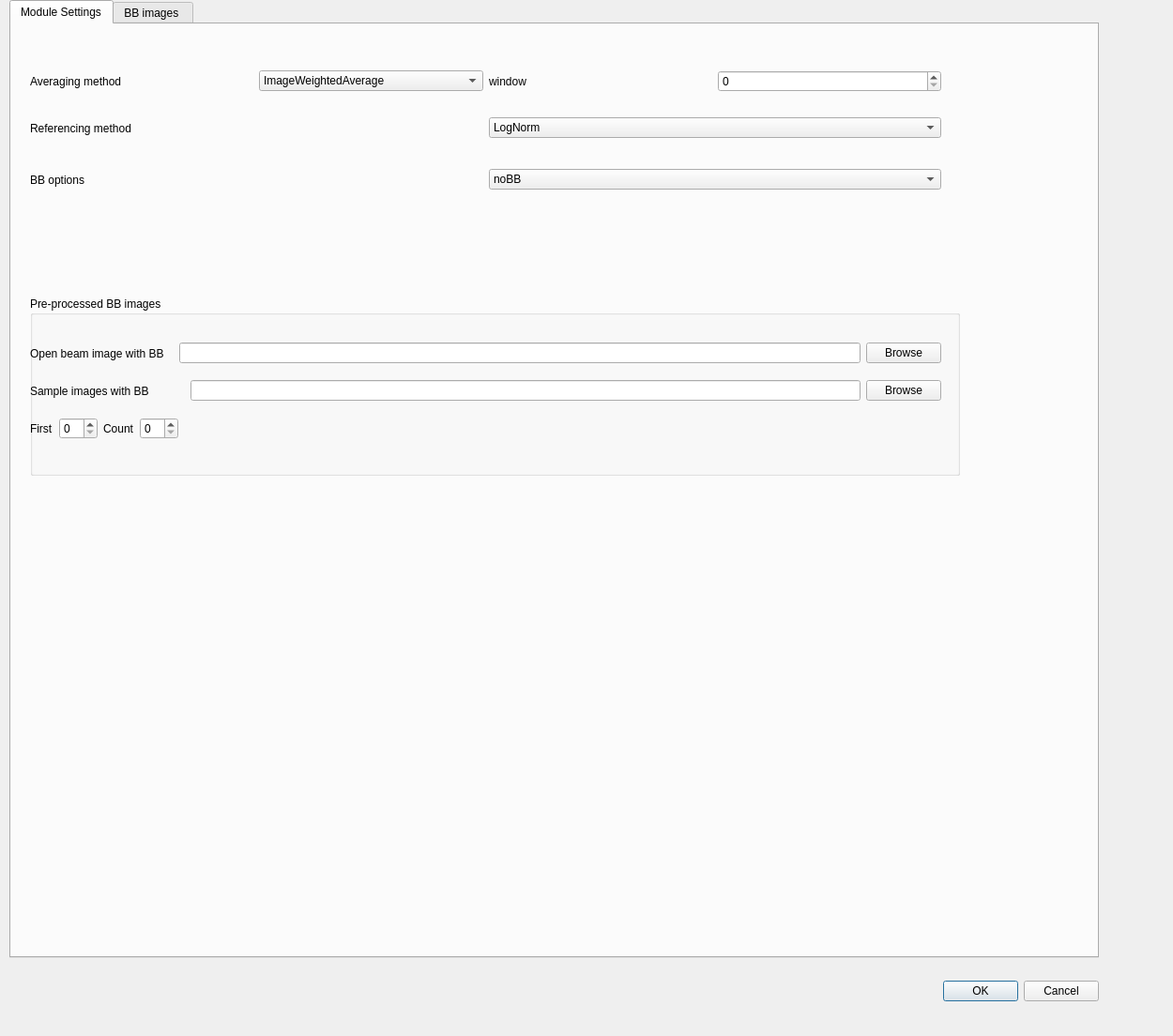
<?xml version="1.0" encoding="UTF-8"?>
<ui version="4.0">
 <class>RobustLogNormDlg</class>
 <widget class="QDialog" name="RobustLogNormDlg">
  <property name="geometry">
   <rect>
    <x>0</x>
    <y>0</y>
    <width>1250</width>
    <height>1104</height>
   </rect>
  </property>
  <property name="sizePolicy">
   <sizepolicy hsizetype="Preferred" vsizetype="Fixed">
    <horstretch>0</horstretch>
    <verstretch>0</verstretch>
   </sizepolicy>
  </property>
  <property name="windowTitle">
   <string>Dialog</string>
  </property>
  <widget class="QDialogButtonBox" name="buttonBox">
   <property name="geometry">
    <rect>
     <x>830</x>
     <y>1040</y>
     <width>341</width>
     <height>32</height>
    </rect>
   </property>
   <property name="orientation">
    <enum>Qt::Horizontal</enum>
   </property>
   <property name="standardButtons">
    <set>QDialogButtonBox::Cancel|QDialogButtonBox::Ok</set>
   </property>
  </widget>
  <widget class="QTabWidget" name="tabWidget">
   <property name="geometry">
    <rect>
     <x>10</x>
     <y>0</y>
     <width>1161</width>
     <height>1021</height>
    </rect>
   </property>
   <property name="currentIndex">
    <number>0</number>
   </property>
   <widget class="QWidget" name="tab">
    <attribute name="title">
     <string>Module Settings</string>
    </attribute>
    <widget class="QWidget" name="horizontalLayoutWidget_5">
     <property name="geometry">
      <rect>
       <x>20</x>
       <y>40</y>
       <width>971</width>
       <height>41</height>
      </rect>
     </property>
     <layout class="QHBoxLayout" name="horizontalLayout_5">
      <item>
       <widget class="QLabel" name="label_17">
        <property name="text">
         <string>Averaging method</string>
        </property>
       </widget>
      </item>
      <item>
       <widget class="QComboBox" name="combo_averagingMethod">
        <property name="currentText">
         <string>ImageWeightedAverage</string>
        </property>
        <property name="currentIndex">
         <number>0</number>
        </property>
        <item>
         <property name="text">
          <string>ImageWeightedAverage</string>
         </property>
        </item>
        <item>
         <property name="text">
          <string>ImageAverage</string>
         </property>
        </item>
        <item>
         <property name="text">
          <string>ImageMedian</string>
         </property>
        </item>
        <item>
         <property name="text">
          <string>ImageMax</string>
         </property>
        </item>
        <item>
         <property name="text">
          <string>ImageMin</string>
         </property>
        </item>
        <item>
         <property name="text">
          <string>ImageSum</string>
         </property>
        </item>
       </widget>
      </item>
      <item>
       <widget class="QLabel" name="label_18">
        <property name="text">
         <string>window</string>
        </property>
       </widget>
      </item>
      <item>
       <widget class="QSpinBox" name="spinWindow"/>
      </item>
     </layout>
    </widget>
    <widget class="QWidget" name="horizontalLayoutWidget_6">
     <property name="geometry">
      <rect>
       <x>20</x>
       <y>90</y>
       <width>971</width>
       <height>41</height>
      </rect>
     </property>
     <layout class="QHBoxLayout" name="horizontalLayout_6">
      <item>
       <widget class="QLabel" name="label_19">
        <property name="text">
         <string>Referencing method </string>
        </property>
       </widget>
      </item>
      <item>
       <widget class="QComboBox" name="combo_referencingmethod">
        <property name="editable">
         <bool>false</bool>
        </property>
        <property name="currentText">
         <string>LogNorm</string>
        </property>
        <item>
         <property name="text">
          <string>LogNorm</string>
         </property>
        </item>
        <item>
         <property name="text">
          <string>Norm</string>
         </property>
        </item>
       </widget>
      </item>
     </layout>
    </widget>
    <widget class="QWidget" name="horizontalLayoutWidget_7">
     <property name="geometry">
      <rect>
       <x>20</x>
       <y>140</y>
       <width>971</width>
       <height>51</height>
      </rect>
     </property>
     <layout class="QHBoxLayout" name="horizontalLayout_7">
      <item>
       <widget class="QLabel" name="label_20">
        <property name="text">
         <string>BB options</string>
        </property>
       </widget>
      </item>
      <item>
       <widget class="QComboBox" name="combo_BBoptions">
        <property name="editable">
         <bool>false</bool>
        </property>
        <property name="currentText">
         <string>noBB</string>
        </property>
        <item>
         <property name="text">
          <string>noBB</string>
         </property>
        </item>
        <item>
         <property name="text">
          <string>Interpolate</string>
         </property>
        </item>
        <item>
         <property name="text">
          <string>Average</string>
         </property>
        </item>
        <item>
         <property name="text">
          <string>OneToOne</string>
         </property>
        </item>
        <item>
         <property name="text">
          <string>ExternalBB</string>
         </property>
        </item>
       </widget>
      </item>
     </layout>
    </widget>
    <widget class="QGroupBox" name="group_externalBB">
     <property name="geometry">
      <rect>
       <x>20</x>
       <y>290</y>
       <width>991</width>
       <height>191</height>
      </rect>
     </property>
     <property name="title">
      <string>Pre-processed BB images </string>
     </property>
     <widget class="QWidget" name="horizontalLayoutWidget_4">
      <property name="geometry">
       <rect>
        <x>0</x>
        <y>80</y>
        <width>971</width>
        <height>41</height>
       </rect>
      </property>
      <layout class="QHBoxLayout" name="horizontalLayout_12">
       <item>
        <widget class="QLabel" name="label_25">
         <property name="text">
          <string>Sample images with BB</string>
         </property>
        </widget>
       </item>
       <item>
        <spacer name="horizontalSpacer_11">
         <property name="orientation">
          <enum>Qt::Horizontal</enum>
         </property>
         <property name="sizeType">
          <enum>QSizePolicy::Minimum</enum>
         </property>
         <property name="sizeHint" stdset="0">
          <size>
           <width>38</width>
           <height>20</height>
          </size>
         </property>
        </spacer>
       </item>
       <item>
        <widget class="QLineEdit" name="edit_BB_external"/>
       </item>
       <item>
        <widget class="QPushButton" name="button_BBexternal_path">
         <property name="text">
          <string>Browse</string>
         </property>
        </widget>
       </item>
      </layout>
     </widget>
     <widget class="QWidget" name="horizontalLayoutWidget_9">
      <property name="geometry">
       <rect>
        <x>0</x>
        <y>120</y>
        <width>971</width>
        <height>41</height>
       </rect>
      </property>
      <layout class="QHBoxLayout" name="horizontalLayout_13">
       <item>
        <widget class="QLabel" name="label_26">
         <property name="text">
          <string>First</string>
         </property>
        </widget>
       </item>
       <item>
        <widget class="QSpinBox" name="spin_first_extBB"/>
       </item>
       <item>
        <widget class="QLabel" name="label_27">
         <property name="text">
          <string>Count</string>
         </property>
        </widget>
       </item>
       <item>
        <widget class="QSpinBox" name="spin_count_ext_BB"/>
       </item>
       <item>
        <spacer name="horizontalSpacer_10">
         <property name="orientation">
          <enum>Qt::Horizontal</enum>
         </property>
         <property name="sizeHint" stdset="0">
          <size>
           <width>40</width>
           <height>20</height>
          </size>
         </property>
        </spacer>
       </item>
      </layout>
     </widget>
     <widget class="QWidget" name="horizontalLayoutWidget_11">
      <property name="geometry">
       <rect>
        <x>0</x>
        <y>40</y>
        <width>971</width>
        <height>41</height>
       </rect>
      </property>
      <layout class="QHBoxLayout" name="horizontalLayout_14">
       <item>
        <widget class="QLabel" name="label_28">
         <property name="text">
          <string>Open beam image with BB</string>
         </property>
        </widget>
       </item>
       <item>
        <spacer name="horizontalSpacer_9">
         <property name="orientation">
          <enum>Qt::Horizontal</enum>
         </property>
         <property name="sizeType">
          <enum>QSizePolicy::Fixed</enum>
         </property>
         <property name="sizeHint" stdset="0">
          <size>
           <width>10</width>
           <height>20</height>
          </size>
         </property>
        </spacer>
       </item>
       <item>
        <widget class="QLineEdit" name="edit_OBBB_ext"/>
       </item>
       <item>
        <widget class="QPushButton" name="pushButton">
         <property name="text">
          <string>Browse</string>
         </property>
        </widget>
       </item>
      </layout>
     </widget>
    </widget>
   </widget>
   <widget class="QWidget" name="tab_2">
    <attribute name="title">
     <string>BB images </string>
    </attribute>
    <widget class="QGroupBox" name="groupBox">
     <property name="geometry">
      <rect>
       <x>40</x>
       <y>20</y>
       <width>1121</width>
       <height>191</height>
      </rect>
     </property>
     <property name="title">
      <string>Open beam images with BB</string>
     </property>
     <widget class="QLabel" name="label_OBBB">
      <property name="geometry">
       <rect>
        <x>20</x>
        <y>30</y>
        <width>80</width>
        <height>21</height>
       </rect>
      </property>
      <property name="text">
       <string>filename</string>
      </property>
     </widget>
     <widget class="QLineEdit" name="edit_OB_BB_mask">
      <property name="geometry">
       <rect>
        <x>110</x>
        <y>30</y>
        <width>821</width>
        <height>31</height>
       </rect>
      </property>
     </widget>
     <widget class="QPushButton" name="button_OBBBpath">
      <property name="geometry">
       <rect>
        <x>960</x>
        <y>30</y>
        <width>115</width>
        <height>31</height>
       </rect>
      </property>
      <property name="acceptDrops">
       <bool>false</bool>
      </property>
      <property name="toolTip">
       <string>Browse in the open beam with black body images </string>
      </property>
      <property name="text">
       <string>Browse</string>
      </property>
     </widget>
     <widget class="QWidget" name="horizontalLayoutWidget">
      <property name="geometry">
       <rect>
        <x>110</x>
        <y>70</y>
        <width>531</width>
        <height>51</height>
       </rect>
      </property>
      <layout class="QHBoxLayout" name="horizontalLayout">
       <item>
        <widget class="QLabel" name="label">
         <property name="minimumSize">
          <size>
           <width>0</width>
           <height>0</height>
          </size>
         </property>
         <property name="maximumSize">
          <size>
           <width>50</width>
           <height>100</height>
          </size>
         </property>
         <property name="text">
          <string>First</string>
         </property>
        </widget>
       </item>
       <item>
        <widget class="QSpinBox" name="spinFirstOBBB">
         <property name="minimumSize">
          <size>
           <width>0</width>
           <height>0</height>
          </size>
         </property>
        </widget>
       </item>
       <item>
        <spacer name="horizontalSpacer">
         <property name="orientation">
          <enum>Qt::Horizontal</enum>
         </property>
         <property name="sizeType">
          <enum>QSizePolicy::Expanding</enum>
         </property>
         <property name="sizeHint" stdset="0">
          <size>
           <width>10</width>
           <height>20</height>
          </size>
         </property>
        </spacer>
       </item>
       <item>
        <widget class="QLabel" name="label_2">
         <property name="text">
          <string>Count</string>
         </property>
        </widget>
       </item>
       <item>
        <widget class="QSpinBox" name="spinCountsOBBB"/>
       </item>
       <item>
        <spacer name="horizontalSpacer_2">
         <property name="orientation">
          <enum>Qt::Horizontal</enum>
         </property>
         <property name="sizeHint" stdset="0">
          <size>
           <width>40</width>
           <height>20</height>
          </size>
         </property>
        </spacer>
       </item>
       <item>
        <widget class="QPushButton" name="buttonPreviewOBBB">
         <property name="text">
          <string>Preview</string>
         </property>
        </widget>
       </item>
      </layout>
     </widget>
     <widget class="QWidget" name="horizontalLayoutWidget_2">
      <property name="geometry">
       <rect>
        <x>110</x>
        <y>130</y>
        <width>433</width>
        <height>41</height>
       </rect>
      </property>
      <layout class="QHBoxLayout" name="horizontalLayout_2">
       <item>
        <widget class="QLabel" name="label_4">
         <property name="text">
          <string>x0</string>
         </property>
        </widget>
       </item>
       <item>
        <widget class="QSpinBox" name="spinx0BBroi">
         <property name="maximum">
          <number>99999</number>
         </property>
        </widget>
       </item>
       <item>
        <widget class="QLabel" name="label_5">
         <property name="text">
          <string>y0</string>
         </property>
        </widget>
       </item>
       <item>
        <widget class="QSpinBox" name="spiny0BBroi">
         <property name="maximum">
          <number>9999</number>
         </property>
        </widget>
       </item>
       <item>
        <widget class="QLabel" name="label_6">
         <property name="text">
          <string>x1</string>
         </property>
        </widget>
       </item>
       <item>
        <widget class="QSpinBox" name="spinx1BBroi">
         <property name="maximum">
          <number>9999</number>
         </property>
        </widget>
       </item>
       <item>
        <widget class="QLabel" name="label_7">
         <property name="text">
          <string>y1</string>
         </property>
        </widget>
       </item>
       <item>
        <widget class="QSpinBox" name="spiny1BBroi">
         <property name="maximum">
          <number>9999</number>
         </property>
        </widget>
       </item>
      </layout>
     </widget>
     <widget class="QLabel" name="label_3">
      <property name="geometry">
       <rect>
        <x>20</x>
        <y>150</y>
        <width>80</width>
        <height>21</height>
       </rect>
      </property>
      <property name="text">
       <string>BB roi</string>
      </property>
     </widget>
     <widget class="QPushButton" name="button_BBroi">
      <property name="geometry">
       <rect>
        <x>570</x>
        <y>140</y>
        <width>115</width>
        <height>31</height>
       </rect>
      </property>
      <property name="text">
       <string>GetBBroi</string>
      </property>
     </widget>
    </widget>
    <widget class="QGroupBox" name="groupBox_3">
     <property name="geometry">
      <rect>
       <x>50</x>
       <y>820</y>
       <width>1151</width>
       <height>151</height>
      </rect>
     </property>
     <property name="title">
      <string>Parameters</string>
     </property>
     <widget class="QWidget" name="verticalLayoutWidget">
      <property name="geometry">
       <rect>
        <x>0</x>
        <y>40</y>
        <width>1081</width>
        <height>75</height>
       </rect>
      </property>
      <layout class="QVBoxLayout" name="verticalLayout">
       <item>
        <layout class="QHBoxLayout" name="horizontalLayout_9">
         <item>
          <widget class="QLabel" name="label_16">
           <property name="text">
            <string>radius</string>
           </property>
          </widget>
         </item>
         <item>
          <widget class="QSpinBox" name="spinRadius"/>
         </item>
         <item>
          <spacer name="horizontalSpacer_8">
           <property name="orientation">
            <enum>Qt::Horizontal</enum>
           </property>
           <property name="sizeHint" stdset="0">
            <size>
             <width>40</width>
             <height>20</height>
            </size>
           </property>
          </spacer>
         </item>
         <item>
          <widget class="QPushButton" name="errorButton">
           <property name="text">
            <string>Compute error</string>
           </property>
          </widget>
         </item>
         <item>
          <widget class="QTextBrowser" name="errorBrowser">
           <property name="sizePolicy">
            <sizepolicy hsizetype="Minimum" vsizetype="Minimum">
             <horstretch>0</horstretch>
             <verstretch>0</verstretch>
            </sizepolicy>
           </property>
           <property name="minimumSize">
            <size>
             <width>139</width>
             <height>31</height>
            </size>
           </property>
          </widget>
         </item>
        </layout>
       </item>
       <item>
        <layout class="QHBoxLayout" name="horizontalLayout_11">
         <item>
          <widget class="QLabel" name="label_23">
           <property name="text">
            <string>Interpolation X:</string>
           </property>
          </widget>
         </item>
         <item>
          <widget class="QComboBox" name="combo_IntMeth_X">
           <item>
            <property name="text">
             <string>SecondOrder</string>
            </property>
           </item>
           <item>
            <property name="text">
             <string>FirstOrder</string>
            </property>
           </item>
           <item>
            <property name="text">
             <string>ZeroOrder</string>
            </property>
           </item>
          </widget>
         </item>
         <item>
          <widget class="QLabel" name="label_24">
           <property name="text">
            <string>Interpolation Y:</string>
           </property>
          </widget>
         </item>
         <item>
          <widget class="QComboBox" name="combo_IntMeth_Y">
           <item>
            <property name="text">
             <string>SecondOrder</string>
            </property>
           </item>
           <item>
            <property name="text">
             <string>FirstOrder</string>
            </property>
           </item>
           <item>
            <property name="text">
             <string>ZeroOrder</string>
            </property>
           </item>
          </widget>
         </item>
         <item>
          <spacer name="horizontalSpacer_5">
           <property name="orientation">
            <enum>Qt::Horizontal</enum>
           </property>
           <property name="sizeHint" stdset="0">
            <size>
             <width>40</width>
             <height>20</height>
            </size>
           </property>
          </spacer>
         </item>
        </layout>
       </item>
      </layout>
     </widget>
    </widget>
    <widget class="QGroupBox" name="groupBox_2">
     <property name="geometry">
      <rect>
       <x>40</x>
       <y>220</y>
       <width>1591</width>
       <height>221</height>
      </rect>
     </property>
     <property name="title">
      <string>Sample images with BB</string>
     </property>
     <widget class="QLabel" name="label_8">
      <property name="geometry">
       <rect>
        <x>10</x>
        <y>30</y>
        <width>80</width>
        <height>21</height>
       </rect>
      </property>
      <property name="text">
       <string>filename</string>
      </property>
     </widget>
     <widget class="QLineEdit" name="edit_sample_BB_mask">
      <property name="geometry">
       <rect>
        <x>90</x>
        <y>30</y>
        <width>821</width>
        <height>31</height>
       </rect>
      </property>
     </widget>
     <widget class="QPushButton" name="button_sampleBBpath">
      <property name="geometry">
       <rect>
        <x>930</x>
        <y>30</y>
        <width>115</width>
        <height>31</height>
       </rect>
      </property>
      <property name="acceptDrops">
       <bool>false</bool>
      </property>
      <property name="toolTip">
       <string>Browse in the open beam with black body images </string>
      </property>
      <property name="text">
       <string>Browse</string>
      </property>
     </widget>
     <widget class="QWidget" name="horizontalLayoutWidget_3">
      <property name="geometry">
       <rect>
        <x>90</x>
        <y>60</y>
        <width>531</width>
        <height>51</height>
       </rect>
      </property>
      <layout class="QHBoxLayout" name="horizontalLayout_3">
       <item>
        <widget class="QLabel" name="label_9">
         <property name="minimumSize">
          <size>
           <width>0</width>
           <height>0</height>
          </size>
         </property>
         <property name="maximumSize">
          <size>
           <width>50</width>
           <height>100</height>
          </size>
         </property>
         <property name="text">
          <string>First</string>
         </property>
        </widget>
       </item>
       <item>
        <widget class="QSpinBox" name="spinFirstsampleBB">
         <property name="minimumSize">
          <size>
           <width>0</width>
           <height>0</height>
          </size>
         </property>
        </widget>
       </item>
       <item>
        <spacer name="horizontalSpacer_3">
         <property name="orientation">
          <enum>Qt::Horizontal</enum>
         </property>
         <property name="sizeType">
          <enum>QSizePolicy::Expanding</enum>
         </property>
         <property name="sizeHint" stdset="0">
          <size>
           <width>10</width>
           <height>20</height>
          </size>
         </property>
        </spacer>
       </item>
       <item>
        <widget class="QLabel" name="label_10">
         <property name="text">
          <string>Count</string>
         </property>
        </widget>
       </item>
       <item>
        <widget class="QSpinBox" name="spinCountsampleBB"/>
       </item>
       <item>
        <spacer name="horizontalSpacer_4">
         <property name="orientation">
          <enum>Qt::Horizontal</enum>
         </property>
         <property name="sizeHint" stdset="0">
          <size>
           <width>40</width>
           <height>20</height>
          </size>
         </property>
        </spacer>
       </item>
       <item>
        <widget class="QPushButton" name="buttonPreviewsampleBB">
         <property name="text">
          <string>Preview</string>
         </property>
        </widget>
       </item>
      </layout>
     </widget>
     <widget class="QWidget" name="horizontalLayoutWidget_8">
      <property name="geometry">
       <rect>
        <x>0</x>
        <y>160</y>
        <width>1071</width>
        <height>51</height>
       </rect>
      </property>
      <layout class="QHBoxLayout" name="horizontalLayout_8">
       <item>
        <layout class="QHBoxLayout" name="horizontalLayout_4">
         <item>
          <widget class="QLabel" name="label_11">
           <property name="text">
            <string>dose BB roi</string>
           </property>
          </widget>
         </item>
         <item>
          <widget class="QLabel" name="label_12">
           <property name="text">
            <string>x0</string>
           </property>
          </widget>
         </item>
         <item>
          <widget class="QSpinBox" name="spinx0BBdose">
           <property name="maximum">
            <number>99999</number>
           </property>
          </widget>
         </item>
         <item>
          <widget class="QLabel" name="label_13">
           <property name="text">
            <string>y0</string>
           </property>
          </widget>
         </item>
         <item>
          <widget class="QSpinBox" name="spiny0BBdose">
           <property name="maximum">
            <number>9999</number>
           </property>
          </widget>
         </item>
         <item>
          <widget class="QLabel" name="label_14">
           <property name="text">
            <string>x1</string>
           </property>
          </widget>
         </item>
         <item>
          <widget class="QSpinBox" name="spinx1BBdose">
           <property name="maximum">
            <number>9999</number>
           </property>
          </widget>
         </item>
         <item>
          <widget class="QLabel" name="label_15">
           <property name="text">
            <string>y1</string>
           </property>
          </widget>
         </item>
         <item>
          <widget class="QSpinBox" name="spiny1BBdose">
           <property name="maximum">
            <number>9999</number>
           </property>
          </widget>
         </item>
        </layout>
       </item>
       <item>
        <widget class="QPushButton" name="button_BBdose">
         <property name="text">
          <string>GetBBdose</string>
         </property>
        </widget>
       </item>
       <item>
        <spacer name="horizontalSpacer_6">
         <property name="orientation">
          <enum>Qt::Horizontal</enum>
         </property>
         <property name="sizeHint" stdset="0">
          <size>
           <width>40</width>
           <height>20</height>
          </size>
         </property>
        </spacer>
       </item>
      </layout>
     </widget>
     <widget class="QWidget" name="horizontalLayoutWidget_10">
      <property name="geometry">
       <rect>
        <x>0</x>
        <y>120</y>
        <width>1071</width>
        <height>41</height>
       </rect>
      </property>
      <layout class="QHBoxLayout" name="horizontalLayout_10">
       <item>
        <widget class="QLabel" name="label_21">
         <property name="text">
          <string>first Scan Angle</string>
         </property>
        </widget>
       </item>
       <item>
        <widget class="QDoubleSpinBox" name="spinFirstAngle">
         <property name="maximum">
          <double>9999.989999999999782</double>
         </property>
        </widget>
       </item>
       <item>
        <widget class="QLabel" name="label_22">
         <property name="text">
          <string>last Scan Angle</string>
         </property>
        </widget>
       </item>
       <item>
        <widget class="QDoubleSpinBox" name="spinLastAngle">
         <property name="cursor">
          <cursorShape>CrossCursor</cursorShape>
         </property>
         <property name="maximum">
          <double>9999.989999999999782</double>
         </property>
        </widget>
       </item>
       <item>
        <spacer name="horizontalSpacer_7">
         <property name="orientation">
          <enum>Qt::Horizontal</enum>
         </property>
         <property name="sizeHint" stdset="0">
          <size>
           <width>40</width>
           <height>20</height>
          </size>
         </property>
        </spacer>
       </item>
      </layout>
     </widget>
    </widget>
    <widget class="QGroupBox" name="groupBox_4">
     <property name="geometry">
      <rect>
       <x>40</x>
       <y>450</y>
       <width>371</width>
       <height>361</height>
      </rect>
     </property>
     <property name="title">
      <string>Open beam with BBs</string>
     </property>
     <widget class="QtAddons::ImageViewerWidget" name="ob_bb_Viewer" native="true">
      <property name="geometry">
       <rect>
        <x>0</x>
        <y>30</y>
        <width>341</width>
        <height>311</height>
       </rect>
      </property>
      <property name="minimumSize">
       <size>
        <width>256</width>
        <height>256</height>
       </size>
      </property>
     </widget>
    </widget>
    <widget class="QGroupBox" name="groupBox_5">
     <property name="geometry">
      <rect>
       <x>410</x>
       <y>450</y>
       <width>371</width>
       <height>361</height>
      </rect>
     </property>
     <property name="title">
      <string>Sample image with BBs</string>
     </property>
     <widget class="QtAddons::ImageViewerWidget" name="sample_bb_Viewer" native="true">
      <property name="geometry">
       <rect>
        <x>0</x>
        <y>30</y>
        <width>341</width>
        <height>311</height>
       </rect>
      </property>
      <property name="minimumSize">
       <size>
        <width>256</width>
        <height>256</height>
       </size>
      </property>
     </widget>
    </widget>
    <widget class="QGroupBox" name="groupBox_6">
     <property name="geometry">
      <rect>
       <x>780</x>
       <y>450</y>
       <width>371</width>
       <height>361</height>
      </rect>
     </property>
     <property name="title">
      <string>BB mask</string>
     </property>
     <widget class="QtAddons::ImageViewerWidget" name="mask_Viewer" native="true">
      <property name="geometry">
       <rect>
        <x>0</x>
        <y>30</y>
        <width>351</width>
        <height>311</height>
       </rect>
      </property>
      <property name="minimumSize">
       <size>
        <width>256</width>
        <height>256</height>
       </size>
      </property>
     </widget>
    </widget>
   </widget>
  </widget>
 </widget>
 <customwidgets>
  <customwidget>
   <class>QtAddons::ImageViewerWidget</class>
   <extends>QWidget</extends>
   <header location="global">imageviewerwidget.h</header>
   <container>1</container>
  </customwidget>
 </customwidgets>
 <resources/>
 <connections>
  <connection>
   <sender>buttonBox</sender>
   <signal>accepted()</signal>
   <receiver>RobustLogNormDlg</receiver>
   <slot>accept()</slot>
   <hints>
    <hint type="sourcelabel">
     <x>248</x>
     <y>254</y>
    </hint>
    <hint type="destinationlabel">
     <x>157</x>
     <y>274</y>
    </hint>
   </hints>
  </connection>
  <connection>
   <sender>buttonBox</sender>
   <signal>rejected()</signal>
   <receiver>RobustLogNormDlg</receiver>
   <slot>reject()</slot>
   <hints>
    <hint type="sourcelabel">
     <x>316</x>
     <y>260</y>
    </hint>
    <hint type="destinationlabel">
     <x>286</x>
     <y>274</y>
    </hint>
   </hints>
  </connection>
 </connections>
</ui>
